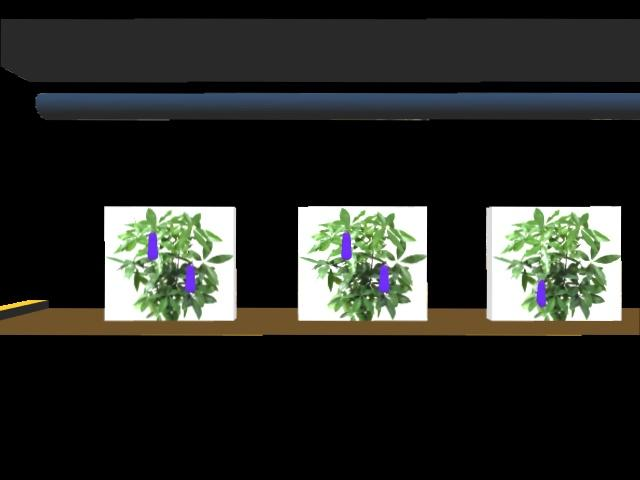
#> input picture 2.jpg, 640 x 480 px
$ python detection.py ../2.jpg
#> lines starting #> are read from the running program, lines starting #| are printed output that depends on the picture; after the words box and inside, x2 and y2 are one past the last pixel; in counts of white or black regions, pixels touching at a corner belong together
#!/usr/bin/env python3
import cv2
import numpy as np
import sys
import time
#globally declare a variable
x=0

def count(src):
    # if color=="yellow":

        color_lower_yellow = np.array([43,225,252])
        color_upper_yellow = np.array([166,254,255])
        mask_yellow = cv2.inRange(src, color_lower_yellow, color_upper_yellow)
        # cv2.imshow("mask", mask_yellow)
        # print("teri maa ki chut peeli")
    # if color=="red":
        color_lower_red = np.array([0,0,120])
        color_upper_red = np.array([80,80,255])
        mask_red = cv2.inRange(src, color_lower_red, color_upper_red)
        # cv2.imshow("mask", mask_red)
        # print("teri maa ki chut laal")
    # if color=="violet":
        color_lower_violet = np.array([140,20,40])
        color_upper_violet = np.array([255,80,150])
        mask_violet = cv2.inRange(src, color_lower_violet, color_upper_violet)
        # [6 lines of commented-out code are left out]
        union_mask = np.bitwise_or(np.bitwise_or(mask_yellow, mask_red), mask_violet)
        #print union_mask as image
        #apply gaussian blur on image
        ksize = (5, 5)

        blurred_image = cv2.GaussianBlur(union_mask, ksize, 10)

        # cv2.imshow("mask", union_mask)
        cv2.imshow("mask", blurred_image)
        # ! for contours
        # *
        contours, _ = cv2.findContours(blurred_image, cv2.RETR_EXTERNAL, cv2.CHAIN_APPROX_SIMPLE)


        filtered_contours = [contour for contour in contours if cv2.contourArea(contour) >= 200]
        # print(filtered_contours)

        #draw contours
        cv2.drawContours(blurred_image, filtered_contours, -1, (0, 255, 0), 2)
        #print(f'Number of Contours: {len(contours)}')
# Iterate through contours
        height, width = blurred_image.shape

# Create a white image with the same dimensions
        white_image = np.ones((height, width, 3), dtype=np.uint8) * 255

# Convert the image to grayscale
        gray_image = blurred_image

# Thresholding
        _, binary_image = cv2.threshold(gray_image, 200, 255, cv2.THRESH_BINARY)

# Find contours
        contours, _ = cv2.findContours(binary_image, cv2.RETR_EXTERNAL, cv2.CHAIN_APPROX_SIMPLE)

# Draw contours on the white image
        contour_image = white_image.copy()
        cv2.drawContours(contour_image, contours, -1, (0, 255, 0), 2)
        cv2.imshow('mai chutiya ', contour_image)
        for contour in filtered_contours:
    # Filter contours based on area or other criteria
            # x+=1
            # print('here')
            global x
            x+=1
            #incremenet x by 1

            # area = cv2.contourArea(contour)
            # if area > 00 and area < 10:

        # Draw bounding box
            # x, y, w, h = cv2.boundingRect(contour)
            # blurred_image=cv2.rectangle(blurred_image, (x, y), (x + w, y + h), (0, 0, 255), 8)

# Display the result
        cv2.imshow('Detected Objects', blurred_image)
        print(x)
#         contours, _ = cv2.findContours(blurred_image, cv2.RETR_EXTERNAL, cv2.CHAIN_APPROX_SIMPLE)

#         # Print the number of contours
#         print(f'Number of Contours: {len(contours)}')

# # Iterate through contours
#         for contour in contours:
#     # Filter contours based on area or other criteria
#             area = cv2.contourArea(contour)
#             if area > 15:
#         # Draw bounding box
#                 x, y, w, h = cv2.boundingRect(contour)
#                 cv2.rectangle(blurred_image, (x, y), (x + w, y + h), (0, 255, 0), 2)

# # Display the result
#         circles = cv2.HoughCircles(blurred_image, cv2.HOUGH_GRADIENT, dp=1, minDist=20, param1=50, param2=30, minRadius=5, maxRadius=50)

#         if circles is not None:
#             circles = np.uint16(np.around(circles))

#     # Print the number of circles
#             print(f'Number of Circles: {circles.shape[1]}')

#     # Draw the circles
#         for i in circles[0, :]:
#             cv2.circle(blurred_image, (i[0], i[1]), i[2], (0, 255, 0), 2)  # Draw the outer circle
#             cv2.circle(blurred_image, (i[0], i[1]), 2, (0, 0, 255), 3)  # Draw the center of the circle

# # Display the result
#         cv2.imshow('Detected Circles', blurred_image)
# # # Use Hough Ellipse Transform to detect ellipses
#         ellipses = cv2.fitEllipse(np.argwhere(blurred_image == 255))

# # Draw the circles
#         if circles is not None:
#             circles = np.uint16(np.around(circles))
#             for i in circles[0, :]:
#                 cv2.circle(blurred_image, (i[0], i[1]), i[2], (0, 255, 0), 2)  # Draw the outer circle
#                 cv2.circle(blurred_image, (i[0], i[1]), 2, (0, 0, 255), 3)  # Draw the center of the circle

# # Draw the ellipses
#             cv2.ellipse(blurred_image, ellipses, (0, 255, 0), 2)

# # Display the result
#         cv2.imshow('Detected Shapes', blurred_image)


    # contours, _ = cv2.findContours(mask, cv2.RETR_EXTERNAL, cv2.CHAIN_APPROX_SIMPLE)
        centroids = []

    # [10 lines of commented-out code are left out]

        return centroids

def process_image(image_path):
#> called with image_path = '../2.jpg'
    img = cv2.imread(image_path)
#> img is the input picture: shape (480, 640, 3); mean B, G, R 37.2, 41.5, 39.7
    non_white_pixels = np.column_stack(np.where(np.all(img > [235, 235, 235], axis=-1)))
#> non_white_pixels = 17779 pairs, first value 207 to 319, second value 105 to 620

    leftmost = non_white_pixels[:, 1].min()
#> leftmost = 105
    topmost = non_white_pixels[:, 0].min()
#> topmost = 207
    rightmost = non_white_pixels[:, 1].max()
#> rightmost = 620
    bottommost = non_white_pixels[:, 0].max()
#> bottommost = 319

    image = img[topmost:bottommost + 1, leftmost:rightmost + 1]
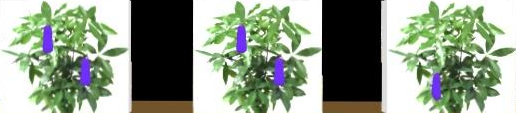
#> image: shape (113, 516, 3); mean B, G, R 136, 154.5, 142.7
    # cv2.circle(image, (leftmost,topmost), 5, (255, 0 ,0), 2)
    hi = []
    hi.append(count(image))
#> in count, `mask_yellow = cv2.inRange(src, color_lower_yellow, color_upper_yellow)`: mask_yellow: shape (113, 516); every value is 0
#> in count, `mask_violet = cv2.inRange(src, color_lower_violet, color_upper_violet)`:
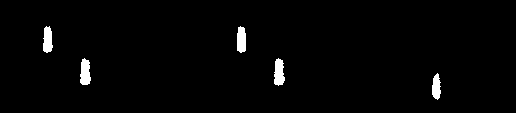
#> mask_violet: shape (113, 516); 1.8% white; 5 white regions
#> in count, `contours, _ = cv2.findContours(blurred_image, cv2.RETR_EXTERNAL, cv2.C..`: contours = 5 contours; box (x1, y1, x2, y2) and area: (272, 56, 287, 88) 373, (78, 56, 93, 87) 364, (41, 24, 55, 55) 340, (235, 24, 248, 55) 334, (430, 71, 443, 102) 308
#> in count, `filtered_contours = [contour for contour in contours if cv2.contourAre..`: filtered_contours has the same summary as contours
#> in count, `cv2.drawContours(blurred_image, filtered_contours, -1, (0, 255, 0), 2)`:
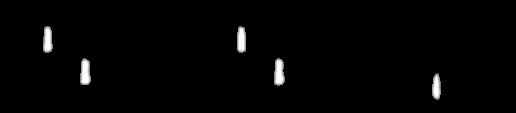
#> blurred_image: shape (113, 516); min 0, max 255, mean 4
#> in count, `_, binary_image = cv2.threshold(gray_image, 200, 255, cv2.THRESH_BINARY)`:
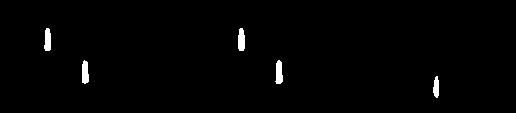
#> binary_image: shape (113, 516); 1.1% white; 5 white regions
#> in count, `contours, _ = cv2.findContours(binary_image, cv2.RETR_EXTERNAL, cv2.CH..`: contours = 5 contours; box (x1, y1, x2, y2) and area: (275, 60, 283, 84) 118, (238, 28, 245, 51) 114, (82, 60, 89, 84) 113, (44, 28, 51, 51) 107, (433, 76, 439, 98) 79
#> in count, `cv2.drawContours(contour_image, contours, -1, (0, 255, 0), 2)`:
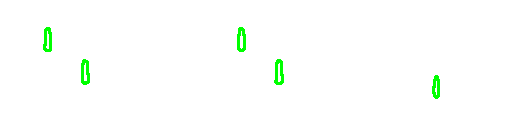
#> contour_image: shape (113, 516, 3); mean of channels 0, 1, 2 251.5, 255, 251.5; drawn as B, G, R
#> the loop in count, `for contour in filtered_contours: # Filter contours based on area or o..` made 5 passes
#> after the loop in count, `for contour in filtered_contours:`: x = 5
#| 5

    # hi.append(count(image, "red"))

    # hi.append(count(image, "violet"))

    # Return the bounding box coordinates along with centroids

    return leftmost, topmost, rightmost, bottommost, hi, image


if __name__ == "__main__":
    if len(sys.argv) != 2:
        print("Usage: python fruit.py image_path ")
        sys.exit(1)

    start = time.time()
    image_path = sys.argv[1]

    left, top, right, bottom, hi, image_whore = process_image(image_path)
#> left = 105; top = 207; right = 620; bottom = 319; hi = [[]]
    print(hi)

    # [15 lines of commented-out code are left out]
    for i, centroids in enumerate(hi):
        for centroid in centroids:
            x, y = centroid
            x += left  # Adjust x coordinate based on the region of interest
            y += top   # Adjust y coordinate based on the region of interest
            cv2.rectangle(image_whore, (x - 5, y - 5), (x + 5, y + 5), (0, 255, 0), 2)
#> this loop made 1 pass

    # Display the image with bounding boxes
    cv2.imshow("Detected Fruits", image_whore)
    cv2.waitKey(0)
    cv2.destroyAllWindows()

    # end = time.time()

    # print(end - start)

$ run again, on 4.jpg
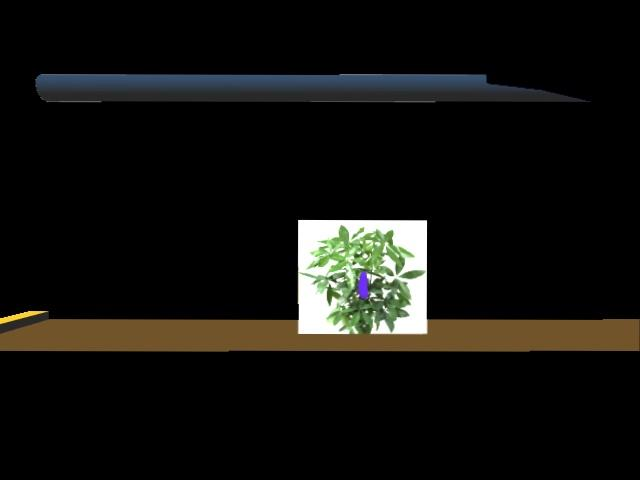
#> input picture 4.jpg, 640 x 480 px
#> in process_image, img is the input picture: shape (480, 640, 3); mean B, G, R 14.3, 17.4, 17.9
#> non_white_pixels = 6023 pairs, first value 220 to 332, second value 298 to 426
#> leftmost = 298
#> topmost = 220
#> rightmost = 426
#> bottommost = 332
#> mask_yellow: shape (113, 129); every value is 0
#> in count, `mask_violet = cv2.inRange(src, color_lower_violet, color_upper_violet)`:
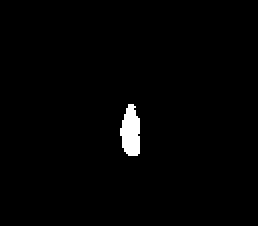
#> mask_violet: shape (113, 129) (shown 2 times larger); 1.4% white; 1 white region
#> in count, `contours, _ = cv2.findContours(blurred_image, cv2.RETR_EXTERNAL, cv2.C..`: contours = 1 contour; box (x1, y1, x2, y2) and area: (58, 50, 72, 80) 324
#> filtered_contours has the same summary as contours
#> binary_image: shape (113, 129); 0.81% white; 1 white region
#> in count, `contours, _ = cv2.findContours(binary_image, cv2.RETR_EXTERNAL, cv2.CH..`: contours = 1 contour; box (x1, y1, x2, y2) and area: (62, 54, 69, 77) 94
#> in count, `cv2.drawContours(contour_image, contours, -1, (0, 255, 0), 2)`:
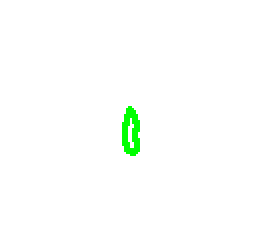
#> contour_image: shape (113, 129, 3) (shown 2 times larger); mean of channels 0, 1, 2 252.3, 255, 252.3; drawn as B, G, R
#> the loop in count, `for contour in filtered_contours: # Filter contours based on area or o..` made 1 pass
#> x on pass 1: 1
#> after the loop in count, `for contour in filtered_contours:`: x = 1
#| 1
#> left = 298; top = 220; right = 426; bottom = 332; hi = [[]]
#> the loop `for i, centroids in enumerate(hi):` made 1 pass
